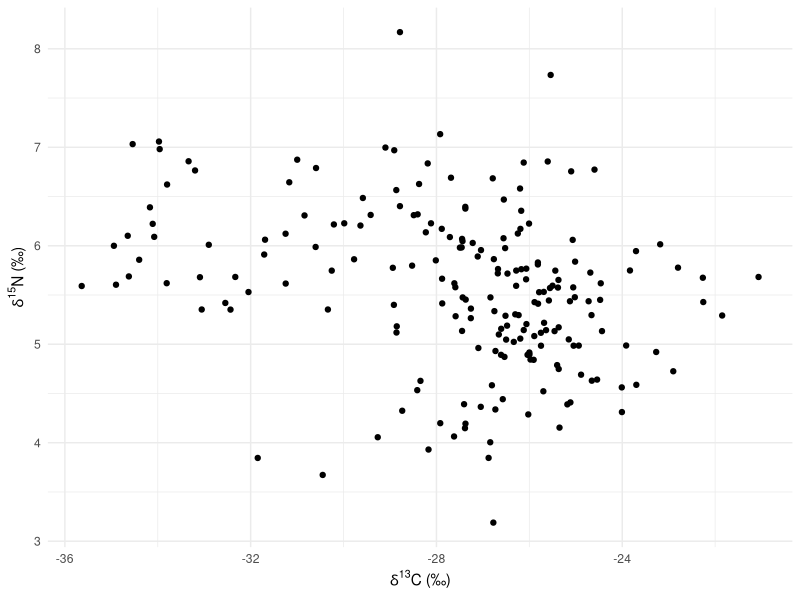
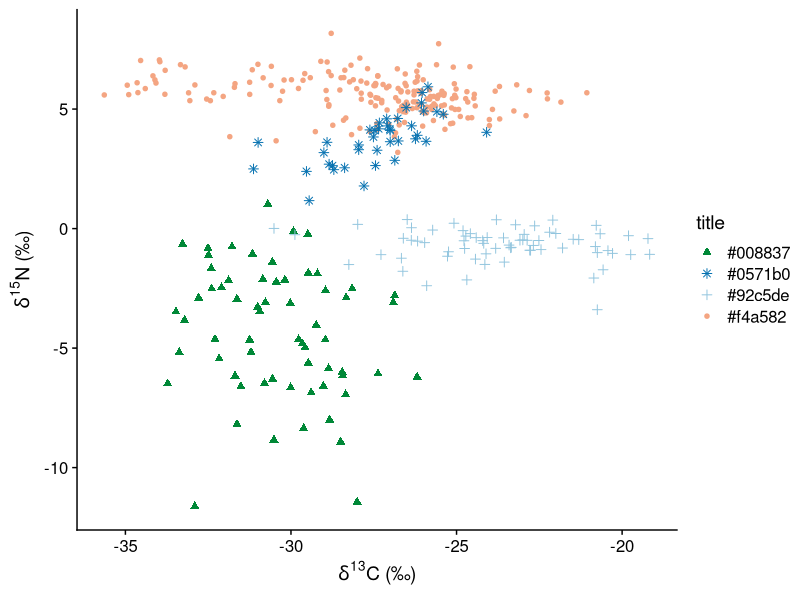
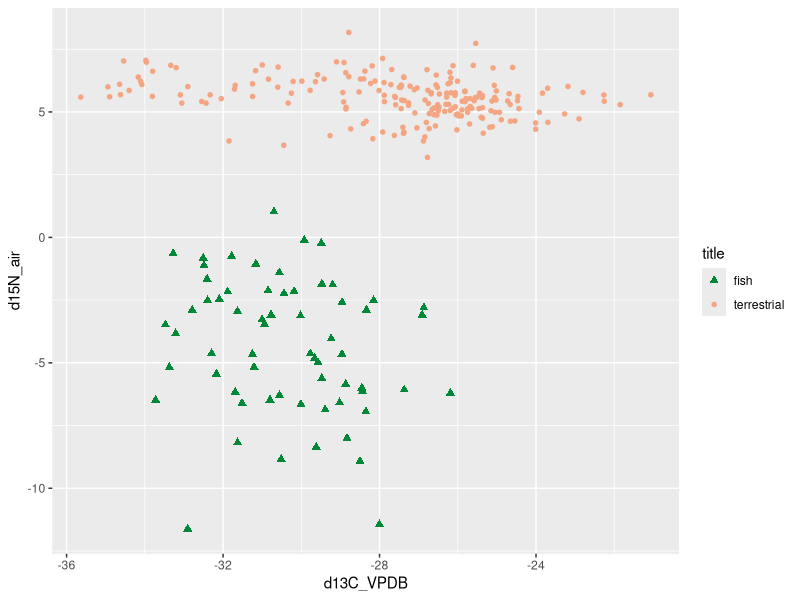
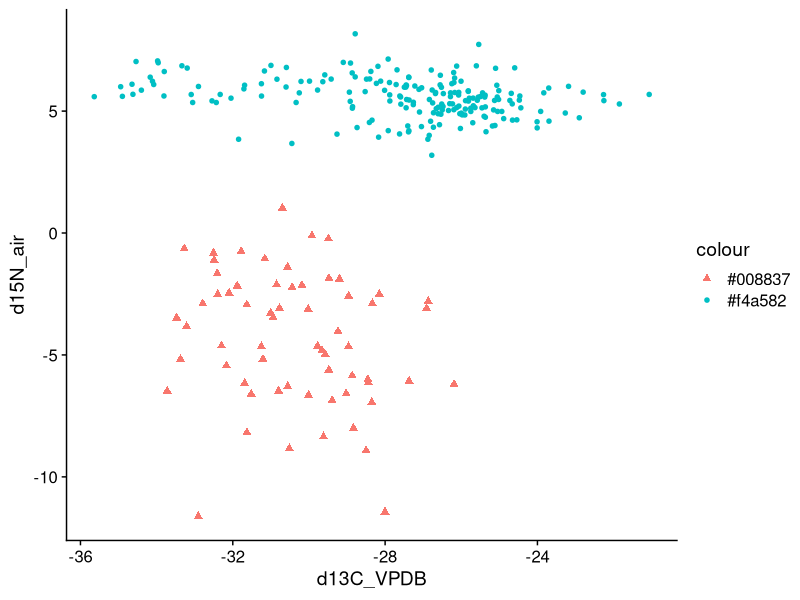
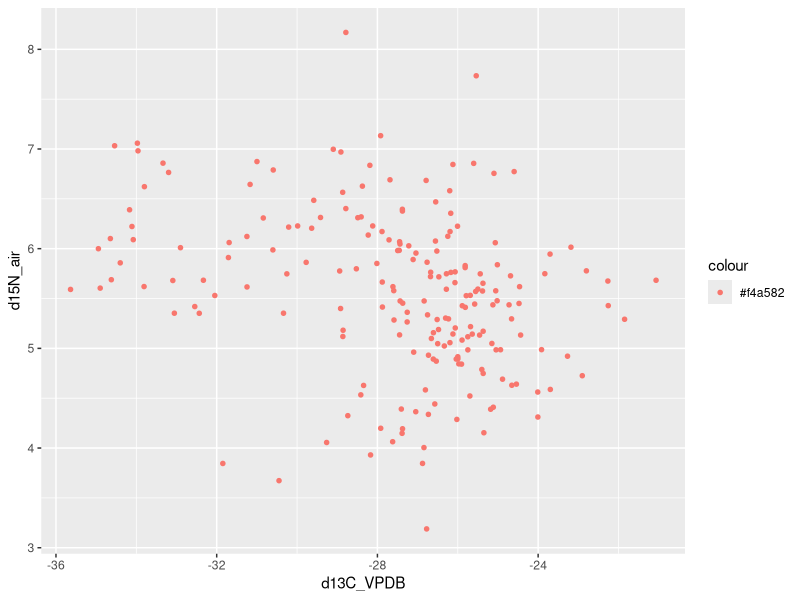

Here is the R script that generated these plots, in order:
##Plots
library(tidyverse)
library(cowplot)

Bunn <- read_csv("Bunn.csv")
fish <- read_csv("fishCN.csv")
ter <- read_csv("terCN.csv")
lit <- read_csv("litCN.csv")
pel <- read_csv("pelagCN.csv")

#fish only, basic plot
ggplot(data = fish, aes(x = d13C_VPDB, y = d15N_air)) +
  geom_point() +
  theme_minimal() +
  labs(x = expression(paste(delta^{13}, "C (\u2030)")),
       y = expression(paste(delta^{15}, "N (\u2030)")))


#learning to layer several sets of data onto one plot.
ggplot() +
  geom_point(data = fish, aes(x = d13C_VPDB, y = d15N_air, color = "#f4a582"), size = 2, shape = 20) +
  geom_point(data = ter, aes(x = d13C_VPDB, y = d15N_air, color = "#008837"), size = 2, shape = 17) +
  geom_point(data = lit, aes(x = d13C_VPDB, y = d15N_air, color = "#92c5de" ), size = 2, shape = 3) +
  geom_point(data = pel, aes(x = d13C_VPDB, y = d15N_air, color = "#0571b0"), size = 2, shape = 8) +
  theme_cowplot() +
  scale_fill_identity(name = "title" , guide = "legend", aesthetics = "color") +
  #theme(legend.position = c(-23,-10)) +
  
  #scale_color_manual(values = c("#f4a582"="#f4a582", "#008837" = "#008837"),
                   #  lables = c("terrestroal", "fish")) +
  labs(x = expression(paste(delta^{13}, "C (\u2030)")),
       y = expression(paste(delta^{15}, "N (\u2030)")))

  
ggplot() +
  geom_point(data = fish, aes(x = d13C_VPDB, y = d15N_air, color = "#f4a582"), size = 2, shape = 20) +
  geom_point(data = ter, aes(x = d13C_VPDB, y = d15N_air, color = "#008837"), size = 2, shape = 17) +
  scale_color_manual(name = "title", guide = "legend", 
                     values = c("#f4a582"="#f4a582", "#008837" = "#008837"), 
                     labels = c("fish", "terrestrial")) +
  scale_shape_manual(values = c(20,17))

p1<-ggplot() +
  geom_point(data = fish, aes(x = d13C_VPDB, y = d15N_air, color = "#f4a582"), size = 2, shape = 20) +
  geom_point(data = ter, aes(x = d13C_VPDB, y = d15N_air, color = "#008837"), size = 2, shape = 17) +
  theme_cowplot()

print(p1 + scale_shape_manual(values = c(20,17)))


ggplot() +
  geom_point(data = fish, aes(x = d13C_VPDB, y = d15N_air, color = "#f4a582"), size = 2, shape = 20)

##right now I'm getting frustrated that I cannot plot from separate dataframes. It seems I first need to 
## gather them into a single dataframe.

#So I gather my data
